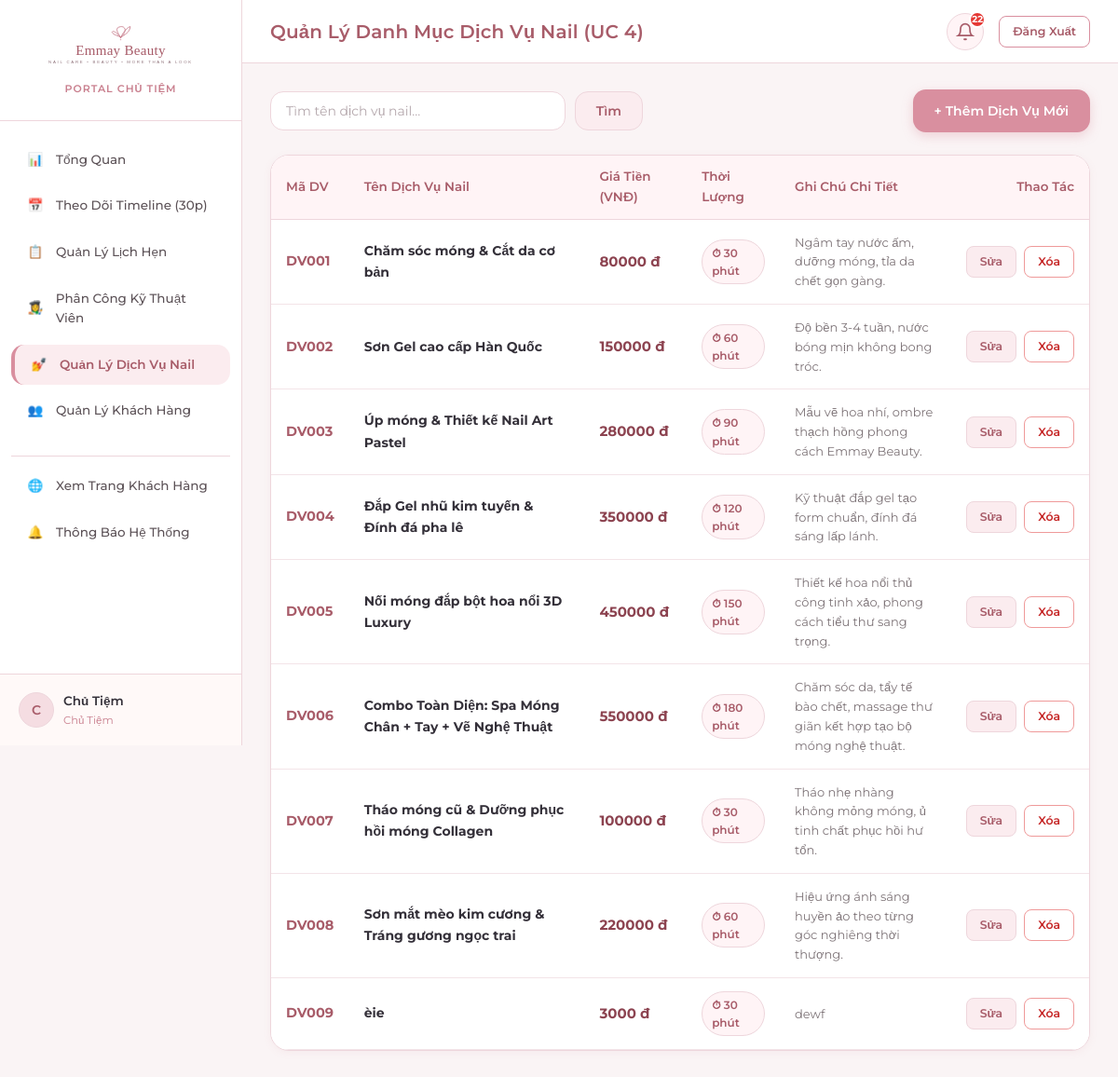
The app's page /owner/services/ (signed in) with its own data.
### apps/accounts/models.py (models this page shows, shortened)
class TaiKhoan(models.Model):
    VAI_TRO_CHOICES = [
        ('Chủ Tiệm', 'Chủ Tiệm'),
        ('Nhân Viên', 'Nhân Viên'),
        ('Khách Hàng', 'Khách Hàng'),
    ]
    ma_tai_khoan = models.CharField(max_length=10, primary_key=True, verbose_name='Mã tài khoản')
    user = models.OneToOneField(User, on_delete=models.CASCADE, related_name='tai_khoan', verbose_name='Tài khoản User')
    vai_tro = models.CharField(max_length=20, choices=VAI_TRO_CHOICES, verbose_name='Vai trò')
    khach_hang = models.OneToOneField(
        KhachHang, on_delete=models.SET_NULL, null=True, blank=True,
        related_name='tai_khoan', verbose_name='Khách hàng liên kết'
    )
    class Meta:
        db_table = 'TaiKhoan'
        verbose_name = 'Tài Khoản'
        verbose_name_plural = 'Tài Khoản'

### apps/services/models.py (models this page shows, shortened)
class DichVu(models.Model):
    THOI_LUONG_CHOICES = [
        (30, '30 phút'),
        (60, '60 phút'),
        (90, '90 phút (1h30)'),
        (120, '120 phút (2h)'),
        (150, '150 phút (2h30)'),
        (180, '180 phút (3h)'),
    ]
    ma_dich_vu = models.CharField(max_length=10, primary_key=True, verbose_name='Mã dịch vụ')
    ten_dich_vu = models.CharField(max_length=60, unique=True, verbose_name='Tên dịch vụ')
    gia_tien = models.DecimalField(
        max_digits=12, decimal_places=0,
        validators=[MinValueValidator(1, message='Giá tiền phải là số nguyên dương lớn hơn 0.')],
        verbose_name='Giá tiền (VNĐ)'
    )
    thoi_luong = models.SmallIntegerField(
        choices=THOI_LUONG_CHOICES,
        validators=[validate_thoi_luong],
        verbose_name='Thời lượng (phút)'
    )
    ghi_chu = models.CharField(max_length=255, blank=True, null=True, verbose_name='Ghi chú')
    da_xoa = models.BooleanField(default=False, verbose_name='Đã xóa mềm')
    class Meta:
        db_table = 'DichVu'
        verbose_name = 'Dịch Vụ'
        verbose_name_plural = 'Dịch Vụ'
        ordering = ['ma_dich_vu']

### apps/services/views.py (the view)
# urls.py: path('services/', service_views.owner_services_list, name='services_list'),
@owner_required
def owner_services_list(request):
    query = request.GET.get('q', '').strip()
    services = DichVu.objects.filter(da_xoa=False)
    if query:
        services = services.filter(ten_dich_vu__icontains=query)
    return render(request, 'owner/services_list.html', {
        'services': services,
        'query': query,
    })

### apps/notifications/context_processors.py (called while the page is built)
def notifications_processor(request):
    context = {
        'unread_notifications_count': 0,
        'recent_notifications': [],
    }
    if request.user.is_authenticated:
        try:
            tai_khoan = getattr(request.user, 'tai_khoan', None)
            if tai_khoan:
                user_notifications = ThongBao.objects.filter(tai_khoan=tai_khoan)
                context['unread_notifications_count'] = user_notifications.filter(da_doc=False).count()
                context['recent_notifications'] = user_notifications.order_by('-thoi_diem_tao')[:8]
        except Exception:
            pass
    return context

### templates/owner/services_list.html (shortened to what this page needs)
{% extends 'base_dashboard.html' %}
{% block page_title %}Quản Lý Danh Mục Dịch Vụ Nail (UC 4){% endblock %}
{% block content %}
<div style="display: flex; justify-content: space-between; align-items: center; margin-bottom: 24px; flex-wrap: wrap; gap: 14px;">
  <form method="get" style="display: flex; gap: 10px; max-width: 400px; width: 100%;">
    <input type="text" name="q" value="{{ query }}" class="form-control" placeholder="Tìm tên dịch vụ nail...">
    <button type="submit" class="btn btn-secondary">Tìm</button>
  </form>
  <a href="{% url 'owner:service_create' %}" class="btn btn-primary">
    <span>+ Thêm Dịch Vụ Mới</span>
  </a>
</div>
<div class="card" style="padding: 0; overflow: hidden;">
  <div class="table-responsive" style="border: none;">
    <table class="table">
      <thead>
        <tr>
          <th>Mã DV</th>
          <th>Tên Dịch Vụ Nail</th>
          <th>Giá Tiền (VNĐ)</th>
          <th>Thời Lượng</th>
          <th>Ghi Chú Chi Tiết</th>
          <th style="text-align: right;">Thao Tác</th>
        </tr>
      </thead>
      <tbody>
        {% for s in services %}
          <tr>
            <td><strong style="color: var(--dark-rose);">{{ s.ma_dich_vu }}</strong></td>
            <td><strong style="font-size: 14px;">{{ s.ten_dich_vu }}</strong></td>
            <td>
              <strong style="font-family: var(--font-body); font-weight: 700; color: var(--deep-rose); font-size: 15px;">
                {{ s.gia_tien|floatformat:0 }} đ
              </strong>
            </td>
            <td>
              <span class="badge" style="background: var(--light-pink); color: var(--dark-rose); border: 1px solid var(--border-pink);">
                ⏱ {{ s.thoi_luong }} phút
              </span>
            </td>
            <td style="color: var(--text-muted); font-size: 13px; max-width: 300px;">
              {{ s.ghi_chu|default:"—" }}
            </td>
            <td style="text-align: right;">
              <div style="display: inline-flex; gap: 8px;">
                <a href="{% url 'owner:service_update' s.pk %}" class="btn btn-secondary btn-sm">Sửa</a>
                <a href="{% url 'owner:service_delete' s.pk %}" class="btn btn-outline btn-sm" style="color: #C62828 !important; border-color: #EF9A9A;">Xóa</a>
              </div>
            </td>
          </tr>
        {% empty %}
          <tr>
            <td colspan="6" style="text-align: center; padding: 40px; color: var(--text-muted);">
              Không tìm thấy dịch vụ nào.
            </td>
          </tr>
        {% endfor %}
      </tbody>
    </table>
  </div>
</div>
{% endblock %}

### templates/base_dashboard.html (shortened to what this page needs)
<!DOCTYPE html>
<html lang="vi">
<head>
  <link rel="stylesheet" href="/static/css/style.css">
  <link rel="stylesheet" href="/static/css/dashboard.css">
</head>
<body class="app-layout">
  <aside class="sidebar">
    <div class="sidebar-brand">
      <a href="{% url 'home' %}">
        <img src="/static/images/logo.svg" alt="Emmay Beauty" class="sidebar-logo">
      </a>
      <div style="font-size: 11px; color: var(--primary-rose); font-weight: 600; margin-top: 4px; letter-spacing: 1px;">
        {% if is_owner %}PORTAL CHỦ TIỆM{% elif is_employee %}PORTAL KỸ THUẬT VIÊN{% else %}PORTAL THÀNH VIÊN{% endif %}
      </div>
    </div>
    <ul class="sidebar-nav">
      {% if is_owner %}
        <li class="nav-item {% if request.resolver_match.url_name == 'dashboard' %}active{% endif %}">
          <a href="{% url 'owner:dashboard' %}">
            <span class="nav-icon">📊</span>
            <span>Tổng Quan</span>
          </a>
        </li>
        <li class="nav-item {% if request.resolver_match.url_name == 'timeline' %}active{% endif %}">
          <a href="{% url 'owner:timeline' %}">
            <span class="nav-icon">📅</span>
            <span>Theo Dõi Timeline (30p)</span>
          </a>
        </li>
        <li class="nav-item {% if 'appointments' in request.path and request.resolver_match.url_name != 'timeline' %}active{% endif %}">
          <a href="{% url 'owner:appointments_list' %}">
            <span class="nav-icon">📋</span>
            <span>Quản Lý Lịch Hẹn</span>
          </a>
        </li>
        <li class="nav-item {% if 'assignments' in request.path %}active{% endif %}">
          <a href="{% url 'owner:assignments_list' %}">
            <span class="nav-icon">👩‍🎨</span>
            <span>Phân Công Kỹ Thuật Viên</span>
          </a>
        </li>
        <li class="nav-item {% if 'services' in request.path %}active{% endif %}">
          <a href="{% url 'owner:services_list' %}">
            <span class="nav-icon">💅</span>
            <span>Quản Lý Dịch Vụ Nail</span>
          </a>
        </li>
        <li class="nav-item {% if 'customers' in request.path %}active{% endif %}">
          <a href="{% url 'owner:customers_list' %}">
            <span class="nav-icon">👥</span>
            <span>Quản Lý Khách Hàng</span>
          </a>
        </li>
      {% endif %}
      <li class="nav-item" style="margin-top: 20px; border-top: 1px solid var(--border-pink); padding-top: 10px;">
        <a href="{% url 'home' %}">
          <span class="nav-icon">🌐</span>
          <span>Xem Trang Khách Hàng</span>
        </a>
      </li>
      <li class="nav-item">
        <a href="{% url 'notifications:list' %}">
          <span class="nav-icon">🔔</span>
          <span>Thông Báo Hệ Thống</span>
        </a>
      </li>
    </ul>
    <div class="sidebar-footer">
      <div class="user-badge">
        <div class="user-avatar">
          {{ user.username|slice:":1"|upper }}
        </div>
        <div class="user-info">
          <span class="user-name">{{ user.first_name|default:user.username }}</span>
          <span class="user-role">{{ current_role }}</span>
        </div>
      </div>
    </div>
  </aside>
  <div class="main-wrapper">
    <header class="top-header">
      <div class="header-title">
        <h2>{% block page_title %}Bảng Điều Khiển{% endblock %}</h2>
      </div>
      <div class="header-actions">
        <div class="notification-bell-container">
          <button type="button" class="bell-btn" id="notif-bell-btn" title="Thông báo">
            <svg width="20" height="20" viewBox="0 0 24 24" fill="none" stroke="currentColor" stroke-width="2">
              <path d="M18 8A6 6 0 0 0 6 8c0 7-3 9-3 9h18s-3-2-3-9"></path>
              <path d="M13.73 21a2 2 0 0 1-3.46 0"></path>
            </svg>
            {% if unread_notifications_count > 0 %}
              <span class="bell-counter">{{ unread_notifications_count }}</span>
            {% endif %}
          </button>
        </div>
        <a href="{% url 'accounts:logout' %}" class="btn btn-outline btn-sm">
          Đăng Xuất
        </a>
      </div>
    </header>
    <div class="page-container">
      {% block content %}{% endblock %}
    </div>
  </div>
</body>
</html>

### static/css/style.css (style rules this page uses)
:root { --primary-rose: #C97F8E; --btn-rose: #D98F9F; --btn-rose-hover: #C57B8C; --dark-rose: #A85C69; --deep-rose: #8C4350; --blush-pink: #F5DDE2; --soft-pink: #FBECEF; --light-pink: #FFF4F6; --ivory-white: #FFF9F8; --card-bg: #FFFFFF; --text-main: #343039; --text-muted: #7E7478; --text-light: #A3969B; --border-pink: #EED6DC; --border-focus: #D98F9F; --status-pending: #E09F3E; --status-pending-bg: #FFF5E6; --status-confirmed: #4A90E2; --status-confirmed-bg: #EBF4FC; --status-completed: #2E7D32; --status-completed-bg: #EAF5EA; --status-canceled: #C62828; --status-canceled-bg: #FDE8E8; --status-noshow: #757575; --status-noshow-bg: #EEEEEE; --font-heading: 'Playfair Display', serif; --font-body: 'Montserrat', sans-serif; --shadow-sm: 0 2px 8px rgba(201, 127, 142, 0.08); --shadow-md: 0 4px 20px rgba(168, 92, 105, 0.12); --shadow-lg: 0 10px 30px rgba(168, 92, 105, 0.16); --radius-sm: 8px; --radius-md: 14px; --radius-lg: 20px; --radius-full: 9999px; }
* { margin: 0; padding: 0; box-sizing: border-box; }
body { font-family: var(--font-body); font-size: 14.5px; line-height: 1.6; color: var(--text-main); background-color: var(--ivory-white); min-height: 100vh; display: flex; flex-direction: column; }
h1, h2, h3, h4, h5, h6, input, button, select, textarea, table, th, td { font-family: var(--font-body); }
h1, h2, h3 { color: var(--dark-rose); font-weight: 600; letter-spacing: 0.2px; }
a { color: var(--dark-rose); text-decoration: none; transition: all 0.2s ease; }
.btn { display: inline-flex; align-items: center; justify-content: center; gap: 8px; padding: 11px 22px; font-family: var(--font-body); font-size: 14px; font-weight: 600; border-radius: var(--radius-md); border: 1px solid transparent; cursor: pointer; transition: all 0.25s cubic-bezier(0.4, 0, 0.2, 1); text-decoration: none !important; white-space: nowrap; }
.btn-primary { background: var(--btn-rose); color: #FFFFFF !important; box-shadow: 0 4px 12px rgba(217, 143, 159, 0.35); }
.btn-secondary { background: var(--soft-pink); color: var(--dark-rose) !important; border: 1px solid var(--border-pink); }
.btn-outline { background: transparent; color: var(--dark-rose) !important; border: 1.5px solid var(--btn-rose); }
.btn-sm { padding: 6px 14px; font-size: 12.5px; border-radius: var(--radius-sm); }
.form-control, .form-select, textarea { width: 100%; padding: 11px 16px; font-family: var(--font-body); font-size: 14px; color: var(--text-main); background: #FFFFFF; border: 1.5px solid var(--border-pink); border-radius: var(--radius-md); outline: none; transition: all 0.2s ease; }
.form-control::placeholder { color: #B5A8AD; }
.badge { display: inline-flex; align-items: center; padding: 4px 10px; font-size: 12px; font-weight: 600; border-radius: var(--radius-full); }
.card { background: var(--card-bg); border: 1px solid var(--border-pink); border-radius: var(--radius-lg); padding: 24px; box-shadow: var(--shadow-sm); transition: box-shadow 0.25s ease; }
.table-responsive { width: 100%; overflow-x: auto; border-radius: var(--radius-md); border: 1px solid var(--border-pink); background: #FFFFFF; }
.table { width: 100%; border-collapse: collapse; text-align: left; }
.table th { background: var(--light-pink); color: var(--dark-rose); font-weight: 600; font-size: 13.5px; padding: 12px 16px; border-bottom: 1.5px solid var(--border-pink); }
.table td { padding: 14px 16px; border-bottom: 1px solid #F3E4E8; color: var(--text-main); vertical-align: middle; }

### records on screen
TaiKhoan: vai_tro "Chủ Tiệm"
DichVu: ma_dich_vu "DV001", ten_dich_vu "Chăm sóc móng & Cắt da cơ bản", gia_tien "80000", thoi_luong "30", ghi_chu "Ngâm tay nước ấm, dưỡng móng, tỉa da chết gọn gàng."
DichVu: ma_dich_vu "DV002", ten_dich_vu "Sơn Gel cao cấp Hàn Quốc", gia_tien "150000", thoi_luong "60", ghi_chu "Độ bền 3-4 tuần, nước bóng mịn không bong tróc."
DichVu: ma_dich_vu "DV003", ten_dich_vu "Úp móng & Thiết kế Nail Art Pastel", gia_tien "280000", thoi_luong "90", ghi_chu "Mẫu vẽ hoa nhí, ombre thạch hồng phong cách Emmay Beauty."
DichVu: ma_dich_vu "DV004", ten_dich_vu "Đắp Gel nhũ kim tuyến & Đính đá pha lê", gia_tien "350000", thoi_luong "120", ghi_chu "Kỹ thuật đắp gel tạo form chuẩn, đính đá sáng lấp lánh."
DichVu: ma_dich_vu "DV005", ten_dich_vu "Nối móng đắp bột hoa nổi 3D Luxury", gia_tien "450000", thoi_luong "150", ghi_chu "Thiết kế hoa nổi thủ công tinh xảo, phong cách tiểu thư sang trọng."
DichVu: ma_dich_vu "DV006", ten_dich_vu "Combo Toàn Diện: Spa Móng Chân + Tay + Vẽ Nghệ Thuật", gia_tien "550000", thoi_luong "180", ghi_chu "Chăm sóc da, tẩy tế bào chết, massage thư giãn kết hợp tạo bộ móng nghệ thuật."
DichVu: ma_dich_vu "DV007", ten_dich_vu "Tháo móng cũ & Dưỡng phục hồi móng Collagen", gia_tien "100000", thoi_luong "30", ghi_chu "Tháo nhẹ nhàng không mỏng móng, ủ tinh chất phục hồi hư tổn."
DichVu: ma_dich_vu "DV008", ten_dich_vu "Sơn mắt mèo kim cương & Tráng gương ngọc trai", gia_tien "220000", thoi_luong "60", ghi_chu "Hiệu ứng ánh sáng huyền ảo theo từng góc nghiêng thời thượng."
DichVu: ma_dich_vu "DV009", ten_dich_vu "èie", gia_tien "3000", thoi_luong "30", ghi_chu "dewf"

### other values on screen
{{ user.username|slice:":1"|upper }} "C"
{{ user.first_name|default:user.username }} "Chủ Tiệm"
{{ unread_notifications_count }} "22"
